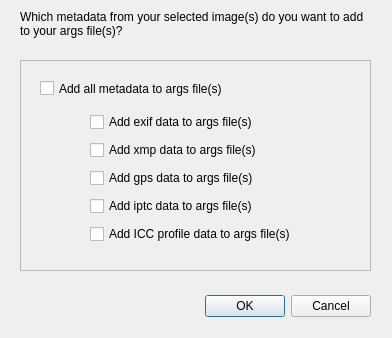
<?xml version="1.0" encoding="UTF-8"?>
<ui version="4.0">
 <class>Dialog_create_args</class>
 <widget class="QDialog" name="Dialog_create_args">
  <property name="geometry">
   <rect>
    <x>0</x>
    <y>0</y>
    <width>392</width>
    <height>338</height>
   </rect>
  </property>
  <property name="windowTitle">
   <string>Create args file(s) from selected image(s)</string>
  </property>
  <widget class="QDialogButtonBox" name="qdca_dialogButtonBox">
   <property name="geometry">
    <rect>
     <x>30</x>
     <y>290</y>
     <width>341</width>
     <height>32</height>
    </rect>
   </property>
   <property name="orientation">
    <enum>Qt::Horizontal</enum>
   </property>
   <property name="standardButtons">
    <set>QDialogButtonBox::Cancel|QDialogButtonBox::Ok</set>
   </property>
  </widget>
  <widget class="QFrame" name="rmdd_frame">
   <property name="geometry">
    <rect>
     <x>20</x>
     <y>60</y>
     <width>351</width>
     <height>211</height>
    </rect>
   </property>
   <property name="frameShape">
    <enum>QFrame::StyledPanel</enum>
   </property>
   <property name="frameShadow">
    <enum>QFrame::Raised</enum>
   </property>
   <widget class="QWidget" name="gridLayoutWidget">
    <property name="geometry">
     <rect>
      <x>70</x>
      <y>50</y>
      <width>271</width>
      <height>141</height>
     </rect>
    </property>
    <layout class="QGridLayout" name="rmdd_gridLayout">
     <item row="0" column="0">
      <widget class="QCheckBox" name="qdca_chk_args_exif_data">
       <property name="text">
        <string>Add exif data to args file(s)</string>
       </property>
      </widget>
     </item>
     <item row="1" column="0">
      <widget class="QCheckBox" name="qdca_chk_args_xmp_data">
       <property name="text">
        <string>Add xmp data to args file(s)</string>
       </property>
      </widget>
     </item>
     <item row="3" column="0">
      <widget class="QCheckBox" name="qdca_chk_args_iptc_data">
       <property name="text">
        <string>Add iptc data to args file(s)</string>
       </property>
      </widget>
     </item>
     <item row="2" column="0">
      <widget class="QCheckBox" name="qdca_chk_args_gps_data">
       <property name="toolTip">
        <string>gps data can be both in exif and xmp data</string>
       </property>
       <property name="text">
        <string>Add gps data to args file(s)</string>
       </property>
      </widget>
     </item>
     <item row="4" column="0">
      <widget class="QCheckBox" name="qdca_chk_args_iccprofile_data">
       <property name="text">
        <string>Add ICC profile data to args file(s)</string>
       </property>
      </widget>
     </item>
    </layout>
   </widget>
   <widget class="QCheckBox" name="qdca_chk_args_all_metadata">
    <property name="geometry">
     <rect>
      <x>20</x>
      <y>20</y>
      <width>201</width>
      <height>17</height>
     </rect>
    </property>
    <property name="toolTip">
     <string>(Un)Check this value will (un)check all underlying values</string>
    </property>
    <property name="text">
     <string>Add all metadata to args file(s)</string>
    </property>
   </widget>
  </widget>
  <widget class="QLabel" name="qdca_lbl">
   <property name="geometry">
    <rect>
     <x>20</x>
     <y>10</y>
     <width>351</width>
     <height>41</height>
    </rect>
   </property>
   <property name="text">
    <string>Which metadata from your selected image(s) do you want to add to your args file(s)?
</string>
   </property>
   <property name="wordWrap">
    <bool>true</bool>
   </property>
  </widget>
 </widget>
 <resources/>
 <connections>
  <connection>
   <sender>qdca_dialogButtonBox</sender>
   <signal>accepted()</signal>
   <receiver>Dialog_create_args</receiver>
   <slot>accept()</slot>
   <hints>
    <hint type="sourcelabel">
     <x>248</x>
     <y>254</y>
    </hint>
    <hint type="destinationlabel">
     <x>157</x>
     <y>274</y>
    </hint>
   </hints>
  </connection>
  <connection>
   <sender>qdca_dialogButtonBox</sender>
   <signal>rejected()</signal>
   <receiver>Dialog_create_args</receiver>
   <slot>reject()</slot>
   <hints>
    <hint type="sourcelabel">
     <x>316</x>
     <y>260</y>
    </hint>
    <hint type="destinationlabel">
     <x>286</x>
     <y>274</y>
    </hint>
   </hints>
  </connection>
 </connections>
</ui>
